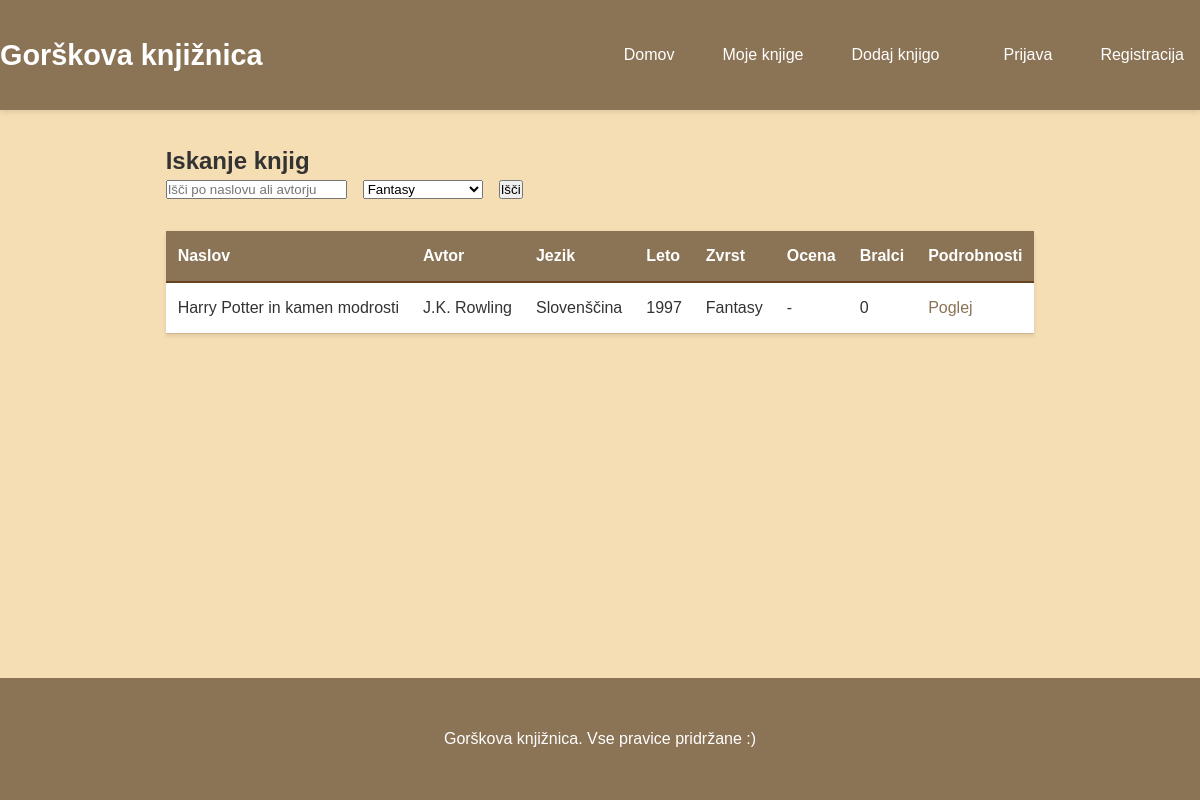
/index.php?genre=3, run on the app's committed database.
### tables this page shows
CREATE TABLE `books` (
  `books_id` int(11) NOT NULL,
  `title` varchar(255) NOT NULL,
  `language` varchar(50) DEFAULT NULL,
  `publication_year` int(11) DEFAULT NULL,
  `edition_number` varchar(20) DEFAULT NULL,
  `added_by` int(11) DEFAULT NULL,
  `genre_id` int(11) DEFAULT NULL,
  `authors_id` int(11) DEFAULT NULL
);

CREATE TABLE `authors` (
  `authors_id` int(11) NOT NULL,
  `first_name` varchar(50) NOT NULL,
  `last_name` varchar(50) NOT NULL
);

CREATE TABLE `genres` (
  `genre_id` int(11) NOT NULL,
  `name` varchar(50) NOT NULL,
  `description` text DEFAULT NULL
);

### index.php (the view, shortened to what this page needs)
<?php
require_once 'config.php';
$search = isset($_GET['search']) ? mysqli_real_escape_string($conn, trim($_GET['search'])) : '';
$genre = isset($_GET['genre']) ? (int)$_GET['genre'] : '';
$query = "SELECT b.*,
          AVG(ubs.rating) as avg_rating,
          COUNT(ubs.user_id) as total_readers,
          a.first_name as author_first_name,
          a.last_name as author_last_name,
          g.name as genre_name
          FROM books b
          LEFT JOIN users_books_status ubs ON b.books_id = ubs.books_id AND ubs.status = 'read'
          JOIN authors a ON b.authors_id = a.authors_id
          JOIN genres g ON b.genre_id = g.genre_id";
if ($genre) {
    $query .= $search ? " AND" : " WHERE";
    $query .= " g.genre_id = $genre";
}
$query .= " GROUP BY b.books_id ORDER BY b.title";
$result = mysqli_query($conn, $query);
$genres_result = mysqli_query($conn, "SELECT * FROM genres ORDER BY name");
?>
<?php include 'header.php'; ?>
<h2>Iskanje knjig</h2>
<form method="GET" action="" class="search-form">
    <input type="text" name="search" placeholder="Išči po naslovu ali avtorju" value="<?php echo htmlspecialchars($search); ?>">
    <select name="genre">
        <?php while ($genre_row = mysqli_fetch_assoc($genres_result)): ?>
            <option value="<?php echo (int)$genre_row['genre_id']; ?>"
                    <?php echo ($genre == $genre_row['genre_id']) ? 'selected' : ''; ?>>
                <?php echo htmlspecialchars($genre_row['name']); ?>
            </option>
        <?php endwhile; ?>
    </select>
    <input type="submit" value="Išči">
</form>
<table class="books-table">
    <tr>
        <th>Naslov</th>
        <th>Avtor</th>
        <th>Jezik</th>
        <th>Leto</th>
        <th>Zvrst</th>
        <th>Ocena</th>
        <th>Bralci</th>
        <th>Podrobnosti</th>
    </tr>
    <?php while ($book = mysqli_fetch_assoc($result)): ?>
        <tr>
            <td><?php echo htmlspecialchars($book['title']); ?></td>
            <td><?php echo htmlspecialchars($book['author_first_name'] . ' ' . $book['author_last_name']); ?></td>
            <td><?php echo htmlspecialchars($book['language']); ?></td>
            <td><?php echo (int)$book['publication_year']; ?></td>
            <td><?php echo htmlspecialchars($book['genre_name']); ?></td>
            <td><?php echo $book['avg_rating'] ? number_format($book['avg_rating'], 1) : '-'; ?></td>
            <td><?php echo (int)$book['total_readers']; ?></td>
            <td><a href="book_details.php?id=<?php echo (int)$book['books_id']; ?>">Poglej</a></td>
        </tr>
    <?php endwhile; ?>
</table>
<?php include 'footer.php'; ?>

### style.css (style rules this page uses)
* { margin: 0; padding: 0; box-sizing: border-box; }
html, body { height: 100%; }
body { font-family: Arial, sans-serif; line-height: 1.6; color: #333; background-color: #F5DEB3; display: flex; flex-direction: column; min-height: 100vh; }
.search-form { margin-bottom: 2rem; display: flex; gap: 1rem; align-items: center; }
.books-table { width: 100%; border-collapse: collapse; margin-top: 1rem; background-color: #FFFFFF; box-shadow: 0 2px 4px rgba(0,0,0,0.1); }
.books-table th { background-color: #8B7355; color: #FFFFFF; padding: 0.75rem; text-align: left; border-bottom: 2px solid #654321; }
.books-table td { padding: 0.75rem; border-bottom: 1px solid #D2B48C; background-color: #FFFFFF; }
.books-table tr { background-color: #FFFFFF; }
.books-table a { color: #8B7355; text-decoration: none; }

### data on the page
books: title "Harry Potter in kamen modrosti", authors.last_name "J.K. Rowling", language "Slovenščina", publication_year "1997", genre.name "Fantasy", total_readers "0"

### other printed values
form field genre "Fantasy"
